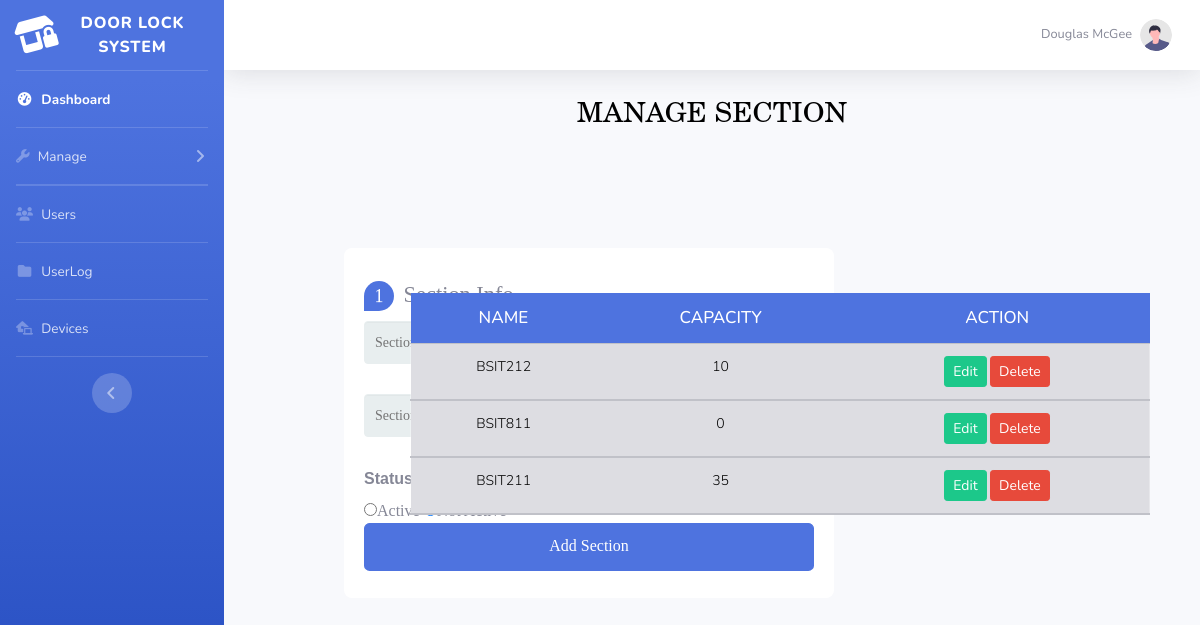
The app's page /manageSections.php with its own data.
### tables this page shows
CREATE TABLE `section_tbl` (
  `sectionID` int(11) NOT NULL,
  `schoolyrID` int(11) NOT NULL,
  `sectionName` varchar(50) NOT NULL,
  `numberOfstudents` int(11) NOT NULL,
  `isActive` int(1) NOT NULL
);

### manageSections.php (the view, shortened to what this page needs)
<!DOCTYPE html>
<html lang="en">
<head>
    <link href="vendor/fontawesome-free/css/all.min.css" rel="stylesheet" type="text/css">
    <link href="css/sb-admin-2.min.css" rel="stylesheet">
    <link rel="stylesheet" type="text/css" href="css/managesection.css">
    <link rel="stylesheet" type="text/css" href="css/Users.css">
</head>
<body >
  <?php include'header.php'; ?>
  <main>
    <h1>Manage Section</h1>
  	<div class="form-style-5 slideInDown animated">
  		<form action ="addSection.php" method="POST" name="addSectionFrm" id="addSectionFrm">
  			<div class="alert_user"></div>
  			<fieldset>
  				<legend><span class="number">1</span> Section Info</legend>
  				<input type="text" name="sectionCapacity" id="sectionCapacity" placeholder="Section capacity..." required>
  			</fieldset>
  			<fieldset>
          <label for="active"><b>Status</b></label>
  				<input type="radio" name="orgActive" class="active" value="orgActive">Active
  	       <input type="radio" name="orgNotActive" class="active" value="orgNotActive" checked="checked">Not Active
  			</fieldset>
  			<button type="submit" id ="sectionBtn" name="sectionBtn" class="btn btn-primary">Add Section</button>
  		</form>
  	</div>
    <div class="section">
        <div class="table-responsive-sm slideInRight animated" style="max-height: 37.5rem">
          <table class="table">
            <thead class="table-primary">
              <tr>
                <th>Name</th>
                <th>Capacity</th>
                <th>Action</th>
              </tr>
            </thead>
            <tbody class="table-secondary">
              <br>
           <?php
                require'connectDB.php';
                  $sql = "SELECT * FROM section_tbl ORDER BY sectionID DESC";
                  $result = mysqli_query($conn, $sql);
                  while($row = mysqli_fetch_assoc($result))
                  {
                ?>
                            <TR>
                            <TD><?php echo $row['sectionName'];?></TD>
                            <TD><?php echo $row['numberOfstudents'];?></TD>
                            <td>
                              <form class="form-left" action="update.php" method="post">
                              <th> <input type ="submit" name="edit" class = "btn btn-success btn-sm "value ="Edit" /></th>
                            </form>
                              <form class="form-right" action="deleteSection.php" method="post" onsubmit="return confirmDelete()">
                                  <input type ="submit" name="delete" class="btn btn-danger btn-sm" value="Delete" />
                              </form>
                            </td>
                          </TR>
              <?php
                      }
              ?>
            </tbody>
          </table>
        </div>
    </div>
  </main>
</body>
</html>

### css/managesection.css (style rules this page uses)
h1 { font-size: 28px !important; color: #000; text-transform: uppercase; font-weight: 300; font-family: New Century Schoolbook, TeX Gyre Schola, serif !important; text-align: center; margin: 15px !important; }
tbody { border: 1px solid rgba(255,255,255,0.3) !important; }
th { padding: 15px; text-align: center !important; font-weight: 500; font-size: 17px; color: #fff; text-transform: uppercase; border: none !important; background-color: #4e73df !important; }
td { padding: 15px; text-align: center; font-weight: 300; font-size: 14px; color: #000; border-bottom: solid 2px rgba(255,255,255,0.1); }
.section { margin: 50px; width: 740px; display: block; float: right; position: absolute; top: 219px; right: 0; }
.form-style-5 { max-width: 490px; height: 350px; padding: 30px 20px; background: #fff; margin: 120px; background: #fff; border-radius: 8px; font-family: Georgia, "Times New Roman", Times, serif; }
.form-style-5 fieldset { border: none; margin-top: 0; }
.form-style-5 legend { font-size: 1.4em; margin-bottom: 10px; }
.form-style-5 label { display: block; margin-bottom: 8px; font-family: Verdana, sans-serif; }
.form-style-5 input[type="text"], .form-style-5 input[type="email"], .form-style-5 input[type="number"], .form-style-5 select, .form-style-5 input[type="time"] { font-family: Georgia, "Times New Roman", Times, serif; background: rgba(255,255,255,.1); border: none; border-radius: 4px; font-size: 14px; margin: 0; outline: 0; padding: 10px; width: 100%; box-sizing: border-box; -webkit-box-sizing: border-box; -moz-box-sizing: border-box; background-color: #e8eeef; color:#8a97a0; -webkit-box-shadow: 0 1px 0 rgba(0,0,0,0.03) inset; box-shadow: 0 1px 0 rgba(0,0,0,0.03) inset; margin-bottom: 30px; border: 1px solid #e8eeef; }
.form-style-5 .number { background: #4e73df; color: #fff; height: 30px; width: 30px; display: inline-block; font-size: 0.8em; margin-right: 4px; line-height: 30px; text-align: center; text-shadow: 0 1px 0 rgba(255,255,255,0.2); border-radius: 15px 15px 15px 0px; }
.form-style-5 button { position: relative; display: block; padding: 10px 39px 10px 39px; color: #FFF; margin: 0 auto; background: #4e73df; font-size: 16px; text-align: center; font-style: normal; width: 100%; border: 1px solid #4e73df; border-width: 1px 1px 3px; margin-bottom: 10px; }
.form-style-5 .alert_user { display: block; position: absolute; width: 90%; height: 40px; text-align: center; padding: 5px; margin: -90px auto 0; font-family: Georgia, "Times New Roman", Times, serif; }
.section { overflow-x:hidden; }
.slideInRight { animation-name: slideInRight; }
.slideInDown { animation-name: slideInDown; }
.animated { animation-duration: 1s; animation-fill-mode: both; }

### css/Users.css (style rules this page uses)
h1 { font-size: 28px !important; color: #000; text-transform: uppercase; font-weight: 300; font-family: New Century Schoolbook, TeX Gyre Schola, serif !important; text-align: center; margin-bottom: 15px; }
th { position: sticky; padding: 15px; text-align: center !important; font-weight: 500; font-size: 17px; color: #fff; text-transform: uppercase; border: none !important; background-color: #4e73df !important; }
.form-left, .form-right { display: inline-block; vertical-align: top; }
td { padding: 15px; text-align: center; font-weight: 300; font-size: 14px; color: #000; border-bottom: solid 2px rgba(255,255,255,0.1); }
thead { color :#4e73df; }
.slideInRight { animation-name: slideInRight; }
.slideInDown { animation-name: slideInDown; }
.animated { animation-duration: 1s; animation-fill-mode: both; }

### records on screen
section_tbl: sectionName "BSIT212", numberOfstudents "10"
section_tbl: sectionName "BSIT811", numberOfstudents "0"
section_tbl: sectionName "BSIT211", numberOfstudents "35"
